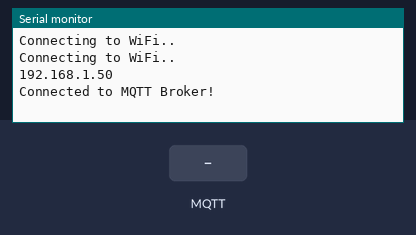
A program run on a simulated ESP32. Parts: the last lines printed to the serial monitor. The inputs (shaded band) are chosen by the test bench. WiFi joins after 1.5 s; servers stay silent unless stated; no MQTT or app messages arrive unless stated.

Above: at 3.2 s.
3.3 s: MQTT message "1" arrives on the first subscribed topic
At 3.9 s:
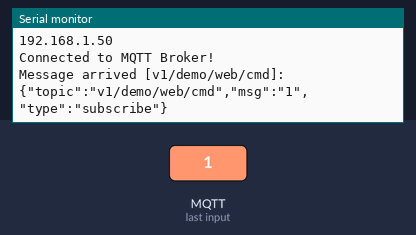
4.8 s: MQTT message "on" arrives on the first subscribed topic
At 6.0 s:
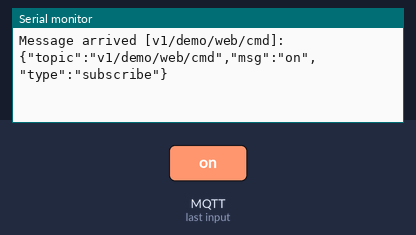
6.3 s: MQTT message "off" arrives on the first subscribed topic
At 7.4 s:
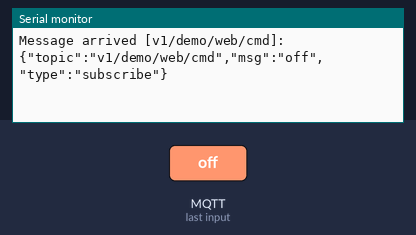

The program:

main.cpp
```cpp
#include <Arduino.h>
#include <WiFi.h>
#include <ArduinoJson.h>
#include <PubSubClient.h>
#include <WiFiClient.h>
#include <FS.h>
#include <testOTA.h>

// config static IP
IPAddress local_IP(192, 168, 1, 33);
IPAddress gateway(192, 168, 1, 1);
IPAddress subnet(255, 255, 255, 0);
IPAddress primaryDNS(8, 8, 8, 8);
IPAddress secondaryDNS(8, 8, 4, 4);

//broker
const char *mqtt_server = "13.237.153.96";
const char *clientID = "esp32root";
const char *endTopic = "v1/device/LWT";
const char *deviceACK = "v1/demo/device/ACK";
const char *webCmdTopic = "v1/demo/web/cmd";
long int port = 1883;

//wifi
const char *ssid = "PLINK";
const char *password = "66668888";

//prototype
void mqttCallback(char *topic, uint8_t *payload, unsigned int length);


WiFiClient wifiClient;
PubSubClient mqttClient(wifiClient);

void setup() {
  Serial.begin(115200);

  // Connect to Wi-Fi
  if (!WiFi.config(local_IP, gateway, subnet, primaryDNS, secondaryDNS))
  {
      Serial.println("STA failed to config");
  }
  WiFi.begin(ssid, password);
  while (WiFi.status() != WL_CONNECTED)
  {
      delay(1000);
      Serial.println("Connecting to WiFi..");
  }
  Serial.println(WiFi.localIP());

  //connect MQTT broker
  mqttClient.setServer(mqtt_server, port);
  mqttClient.setCallback(mqttCallback);

  if (mqttClient.connect(
          clientID, endTopic, 1, true, "Sensor disconnected from mqtt"))
  {
      Serial.println("Connected to MQTT Broker!");
      mqttClient.publish(endTopic, "Sensor connected!", true);
  }
  else
  {
      Serial.println("Connection to MQTT Broker failed...");
  }
  if (!mqttClient.subscribe(webCmdTopic))
  {
   Serial.println("Failed to subscribe to ");
  }
    PyrOTA.initOTA();
}

void loop() {
  // put your main code here, to run repeatedly:
  mqttClient.loop();
  PyrOTA.loopOTA();
}


void mqttCallback(char *topic, uint8_t *payload, unsigned int length)
{
    String cmd = "";
    Serial.print("Message arrived [");
    Serial.print(topic);

    Serial.print("]: ");
    for (int i = 0; i < length; i++)
    {
        cmd += (char)payload[i];
    }
    DynamicJsonDocument jsonBuffer(1024);
    JsonObject msg = jsonBuffer.to<JsonObject>();
    msg["topic"] = topic;
    msg["msg"] = cmd;
    msg["type"] = "subscribe";
    String str;
    serializeJson(msg, str);
    Serial.println(str);
    /*Check cmd from client and execute appropriate I/O*/
    /*
    code something here
    */

    /*Finished cmd, send ACK back to client*/
    DynamicJsonDocument jsonBufferACK(1024);
    JsonObject msgACK = jsonBufferACK.to<JsonObject>();
    //status of each string
    msgACK["output"] = true; //relay button
    msgACK["input_relay"] = true;
    msgACK["input_emergency"] = true; //emergency button

    String strACK;
    serializeJson(msgACK, strACK);
    mqttClient.publish(deviceACK, strACK.c_str());
}
```

testOTA.cpp
```cpp
#include <testOTA.h>

UpdateOTA PyrOTA;
static WebServer server(80);

/*
 * Login page
 */

const char *loginIndex =
    "<form name='loginForm'>"
    "<table width='20%' bgcolor='A09F9F' align='center'>"
    "<tr>"
    "<td colspan=2>"
    "<center><font size=4><b>ESP32 Login Page</b></font></center>"
    "<br>"
    "</td>"
    "<br>"
    "<br>"
    "</tr>"
    "<td>Username:</td>"
    "<td><input type='text' size=25 name='userid'><br></td>"
    "</tr>"
    "<br>"
    "<br>"
    "<tr>"
    "<td>Password:</td>"
    "<td><input type='Password' size=25 name='pwd'><br></td>"
    "<br>"
    "<br>"
    "</tr>"
    "<tr>"
    "<td><input type='submit' onclick='check(this.form)' value='Login'></td>"
    "</tr>"
    "</table>"
    "</form>"
    "<script>"
    "function check(form)"
    "{"
    "if(form.userid.value=='admin' && form.pwd.value=='admin')"
    "{"
    "window.open('/serverIndex')"
    "}"
    "else"
    "{"
    " alert('Error Password or Username')/*displays error message*/"
    "}"
    "}"
    "</script>";

/*
 * Server Index Page
 */

const char *serverIndex =
    "<script src='https://ajax.googleapis.com/ajax/libs/jquery/3.2.1/jquery.min.js'></script>"
    "<form method='POST' action='#' enctype='multipart/form-data' id='upload_form'>"
    "<input type='file' name='update'>"
    "<input type='submit' value='Update'>"
    "</form>"
    "<div id='prg'>progress: 0%</div>"
    "<script>"
    "$('form').submit(function(e){"
    "e.preventDefault();"
    "var form = $('#upload_form')[0];"
    "var data = new FormData(form);"
    " $.ajax({"
    "url: '/update',"
    "type: 'POST',"
    "data: data,"
    "contentType: false,"
    "processData:false,"
    "xhr: function() {"
    "var xhr = new window.XMLHttpRequest();"
    "xhr.upload.addEventListener('progress', function(evt) {"
    "if (evt.lengthComputable) {"
    "var per = evt.loaded / evt.total;"
    "$('#prg').html('progress: ' + Math.round(per*100) + '%');"
    "}"
    "}, false);"
    "return xhr;"
    "},"
    "success:function(d, s) {"
    "console.log('success!')"
    "},"
    "error: function (a, b, c) {"
    "}"
    "});"
    "});"
    "</script>";

/*
 * setup function
 */

void UpdateOTA::initOTA(){
    server.on("/", HTTP_GET, []()
            {
    server.sendHeader("Connection", "close");
    server.send(200, "text/html", loginIndex); });

  server.on("/serverIndex", HTTP_GET, []()
            {
    server.sendHeader("Connection", "close");
    server.send(200, "text/html", serverIndex); });

    /*handling uploading firmware file */
  server.on(
      "/update", HTTP_POST, []()
      {
    server.sendHeader("Connection", "close");
    server.send(200, "text/plain", (Update.hasError()) ? "FAIL" : "OK");
    ESP.restart(); },
      []()
      {
        // uploadded file object
        HTTPUpload &upload = server.upload();
        if (upload.status == UPLOAD_FILE_START)
        {
          Serial.printf("Update: %s\n", upload.filename.c_str());
          if (!Update.begin(UPDATE_SIZE_UNKNOWN))
          { // start with max available size
            Update.printError(Serial);
          }
        }
        else if (upload.status == UPLOAD_FILE_WRITE)
        {
          /* flashing firmware to ESP*/
          if (Update.write(upload.buf, upload.currentSize) != upload.currentSize)
          {
            Serial.print("Error occured: ");
            Update.printError(Serial);
          }
        }
        else if (upload.status == UPLOAD_FILE_END)
        {
          if (Update.end(true))
          { // true to set the size to the current progress
            Serial.printf("Update Success: %u\nRebooting...\n", upload.totalSize);
          }
          else
          {
            Update.printError(Serial);
          }
        }
      });
  server.begin();
}

void UpdateOTA::loopOTA(){
    server.handleClient();
}
```

testOTA.h
```cpp
#ifndef _OTA_H
#define _OTA_H

#include <WebServer.h>
#include <Update.h>

class UpdateOTA{
public:
    void initOTA();
    void loopOTA();
};

extern UpdateOTA PyrOTA;

#endif
```

Measured:
- after the input at 3.3 s, the serial monitor: prints a new line at once (image 1)
- after the input at 4.8 s, the serial monitor: prints a new line at once (image 2)
- after the input at 6.3 s, the serial monitor: prints a new line at once (image 3)
